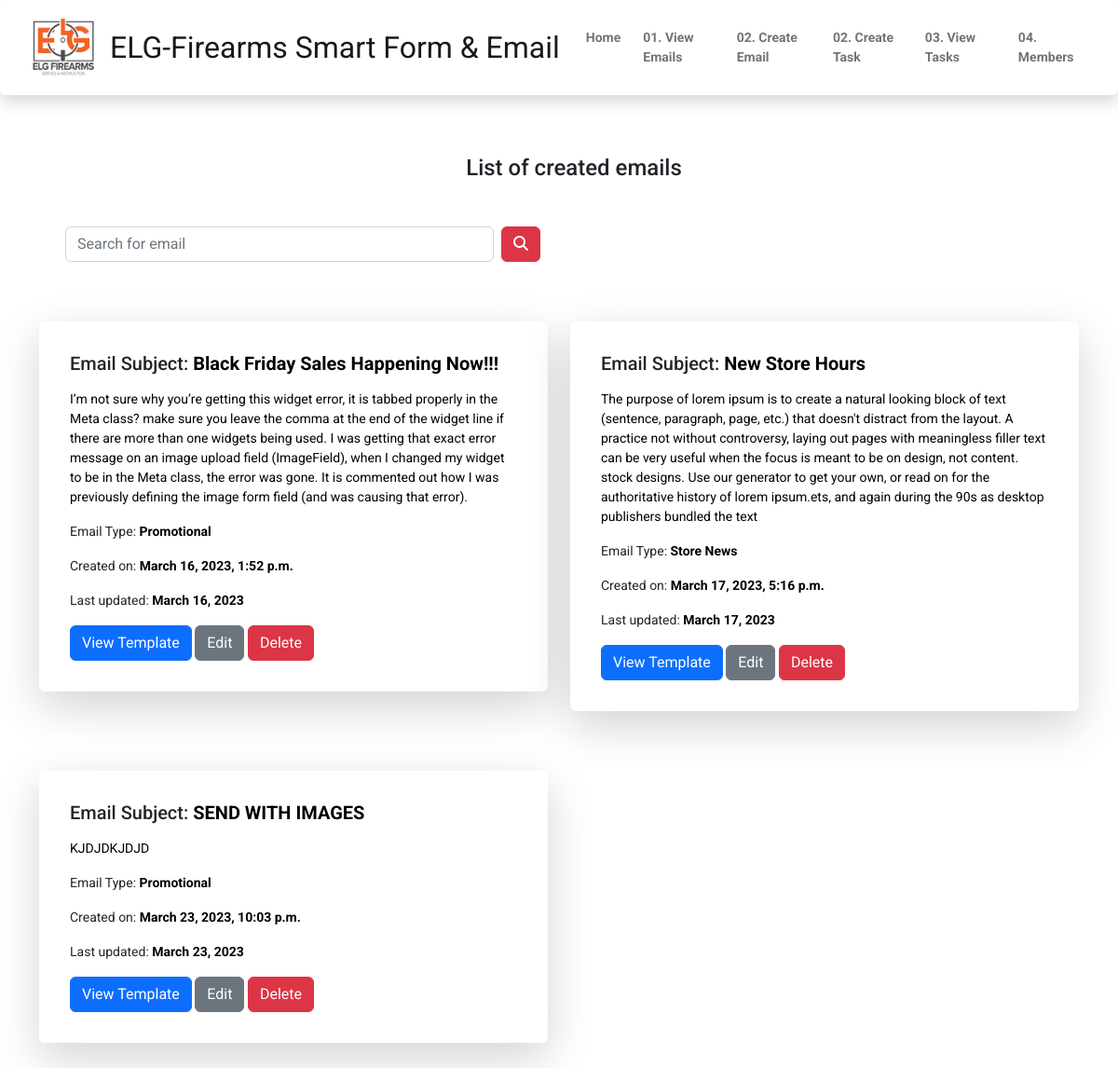
Before: /master/view_emails with the older database file.
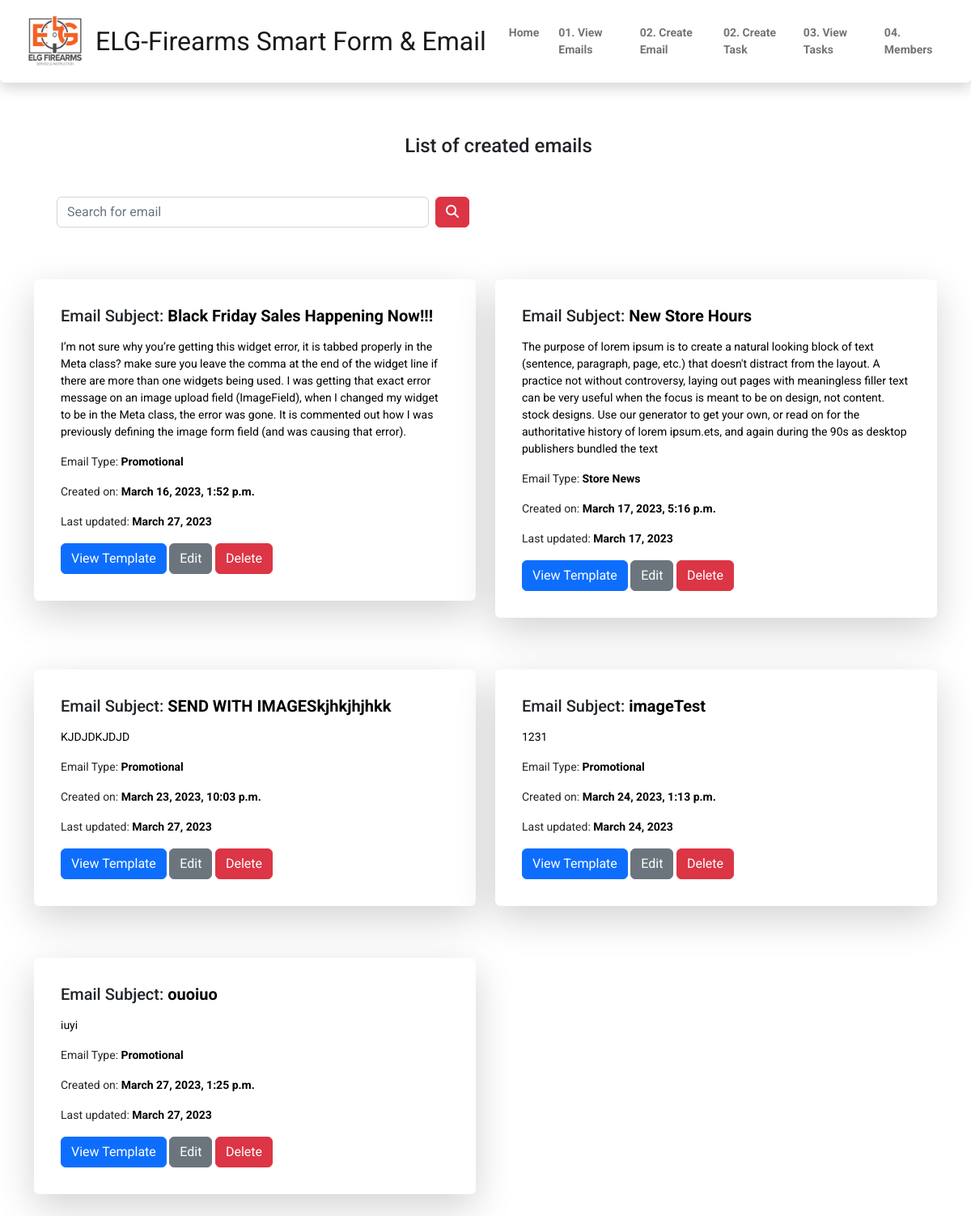
After: the same page with the newer database file.
### smart_emailApp/models.py (models this page shows, shortened)
class Emails(models.Model):
    email_type = (
        ('Promotional', 'Promotional'),
        ('Store News', 'Store News'),
        ('Seasonal Sales', 'Seasonal Sales'),
    )
    subject = models.CharField(max_length=100)
    body = models.TextField(max_length=1000)
    emailtype = models.CharField(max_length=50, choices=email_type, null=True, blank=True)
    product1_image = models.ImageField(upload_to="email_imageAttachment/", null=True, blank=True, default=None)
    product1_name = models.CharField(max_length=60, null=True, blank=True)
    product1_description = models.CharField(max_length=200, null=True, blank=True)
    product1_link = models.URLField(max_length=100, null=True, blank=True)
    product2_image = models.ImageField(upload_to="email_imageAttachment/", null=True, blank=True, default=None)
    product2_name = models.CharField(max_length=60, null=True, blank=True)
    product2_description = models.CharField(max_length=200, null=True, blank=True)
    product2_link = models.URLField(max_length=100, null=True, blank=True)
    product3_image = models.ImageField(upload_to="email_imageAttachment/", null=True, blank=True, default=None)
    product3_name = models.CharField(max_length=60, null=True, blank=True)
    product3_description = models.CharField(max_length=200, null=True, blank=True)
    product3_link = models.URLField(max_length=100, null=True, blank=True)
    product4_image = models.ImageField(upload_to="email_imageAttachment/", null=True, blank=True, default=None)
    product4_name = models.CharField(max_length=60, null=True, blank=True)
    product4_description = models.CharField(max_length=200, null=True, blank=True)
    product4_link = models.URLField(max_length=100, null=True, blank=True)
    created_at = models.DateTimeField(auto_now_add=True)
    updated_at = models.DateField(auto_now=True, null=True, blank=True)

### smart_emailApp/views.py (the view)
# urls.py: path('view_emails', views.email_view, name='view_emails'),
def email_view(request):
    emails = Emails.objects.all()
    context = {
        "emails": emails,
    }
    return render(request, "smartemail/emails.html", context)

### templates/smartemail/emails.html (shortened to what this page needs)
{% extends "nav.html" %}
{% load static %}
{% block navbar %}
    <div class="container">
        <div class="row">
            <h4 class="text-center m-3 mb-3 "> List of created emails</h4>
            <div class="row">
                <div class="col-6 m-3 p-3">
                    <form action="{% url 'search_email' %}" method="GET" class="d-flex mx-2" role="search">
                        <input class="form-control me-2 w-70%" name="search-email" id ="search-email" type="search" placeholder="Search for email" aria-label="Search">
                        <button class="btn btn-danger" type="submit" id="button-search"><i
                                class="fa-solid fa-magnifying-glass"></i>
                        </button>
                    </form>
                </div>
            </div>
            {%  for email in emails %}
                <div class="col-md-6 my-3">
                    <div class="card  border-white shadow-lg p-3 my-3 bg-body rounded">
                        <div class="card-body">
                            <h5 class="mb-3">Email Subject: <span class="card-title text-black fw-bolder ">{{  email.subject }}</span></h5>
                            <p class="card-text text-black">{{ email.body}}</p>
                            <p>Email Type: <span class="card-text text-black fw-bolder">{{ email.emailtype}}</span> </p>
                            <p>Created on: <span class="card-text text-black fw-bolder">{{ email.created_at}}</span> </p>
                            <p>Last updated: <span class="card-text text-black fw-bolder">{{ email.updated_at}}</span> </p>
                            <a href="{% url 'view_template' email.id %}" class="btn btn-primary">View Template</a>
                            <a href="{% url 'edit_email' email.id %}" class="btn btn-secondary">Edit</a>
                            <a href="{% url 'delete_email' email.id %}" class="btn btn-danger">Delete</a>
                        </div>
                    </div>
                </div>
            {% endfor %}
        </div>
    </div>
{% endblock %}

Changed rows visible on the page:
changed Emails "Black Friday Sales Happening Now!!!": updated_at "March 16, 2023" → "March 27, 2023"
changed Emails "KJDJDKJDJD": subject "SEND WITH IMAGES" → "SEND WITH IMAGESkjhkjhjhkk"; updated_at "March 23, 2023" → "March 27, 2023"
added Emails: subject "imageTest", body "1231", emailtype "Promotional", created_at "March 24, 2023, 1:13 p.m.", updated_at "March 24, 2023"
added Emails: subject "ouoiuo", body "iuyi", emailtype "Promotional", created_at "March 27, 2023, 1:25 p.m.", updated_at "March 27, 2023"
